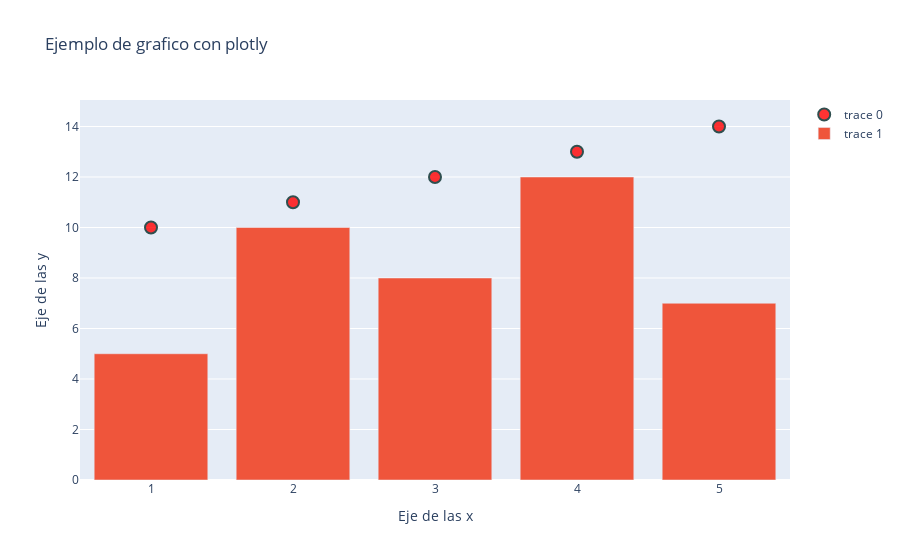

Notebook code for this chart:
### Code cell
fig.add_trace(trazado_barras)

### Figure 1 — Plotly figure (JSON) as saved in the notebook; plotly's stock layout.template omitted (floating-point values rounded to 4 significant figures)
{"data": [{"marker": {"color": "rgba(255,0,0,0.8)", "line": {"color": "DarkSlateGrey", "width": 2}, "size": 12}, "mode": "markers", "type": "scatter", "x": [1, 2, 3, 4, 5], "y": [10, 11, 12, 13, 14]}, {"type": "bar", "x": [1, 2, 3, 4, 5], "y": [5, 10, 8, 12, 7]}], "layout": {"title": {"text": "Ejemplo de grafico con plotly"}, "xaxis": {"title": {"text": "Eje de las x"}}, "yaxis": {"title": {"text": "Eje de las y"}}}}
